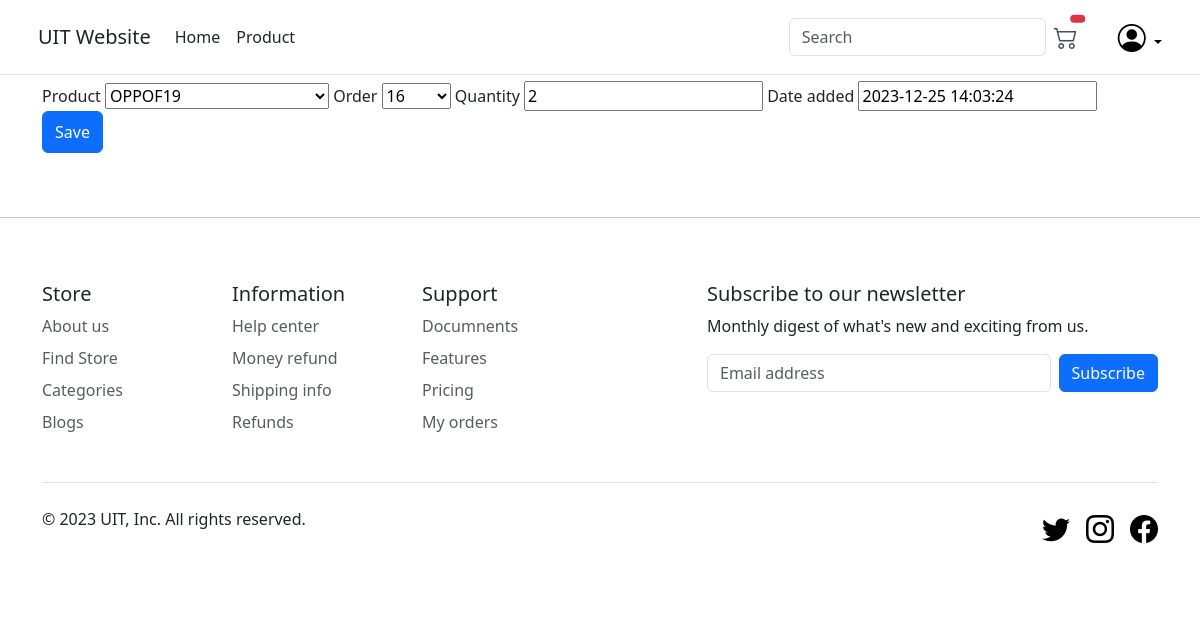
Before: /update_orderitem/78 (signed in) with the older database file.
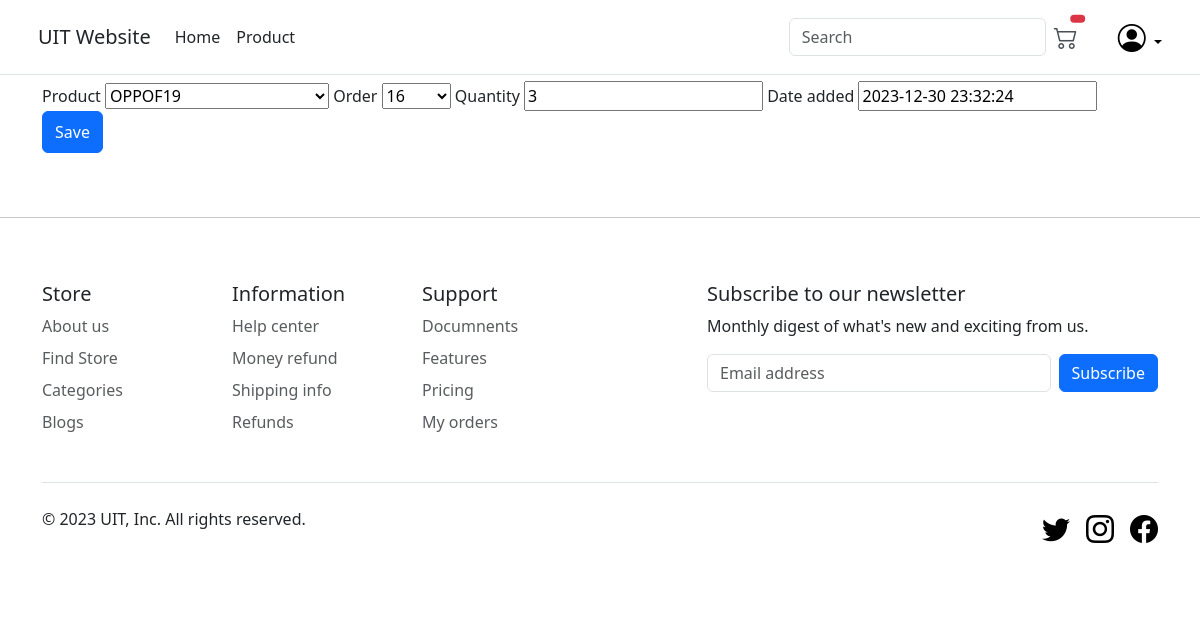
After: the same page with the newer database file.
### main/models.py (models this page shows, shortened)
class OrderItem(models.Model):
    product = models.ForeignKey(Product, on_delete=models.CASCADE, blank=True,null=True)
    order = models.ForeignKey(Order, on_delete=models.CASCADE, blank=True,null=True)
    quantity = models.IntegerField(default=0, null=True, blank=True)
    date_added = models.DateTimeField(default=datetime.datetime.now())

### main/decorators.py (the view)
        def wraper_func(request, *args, **kwargs):
            if request.user.groups.exists():
                for group in request.user.groups.all():
                    if group.name in allowed_roles:
                        return view_func(request, *args, **kwargs)
                    else:
                        return HttpResponse('You are not authorize to view this page')
            else:
                return HttpResponse('You are not authorize to view this page')

### main/forms.py
class OrderItemForm(ModelForm):
    class Meta:
        model = OrderItem
        fields = '__all__'

### main/models.py (called while the page is built)
    def __str__(self):
        return self.name

    def __str__(self):
        return str(self.id)

### main/views.py (called while the page is built, shortened)
@login_required(login_url='login')
@allowed_users(allowed_roles=['admin'])
def updateOrderItem(request, pk):   # admin update
    orderItem = OrderItem.objects.get(id=pk)
    form = OrderItemForm(instance=orderItem)
    context = {
        'form': form,
    }
    return render(request, 'main/orderitem_form.html', context)

### main/templates/main/orderitem_form.html (shortened to what this page needs)
{% extends "main/base.html" %}
{% load static %}
{% block content %}
<form method="POST" action="">
    {{form.product.label}}
    {{form.product}}
    {{form.order.label}}
    {{form.order}}
    {{form.quantity.label}}
    {{form.quantity}}
    {{form.date_added.label}}
    {{form.date_added}}
    <button class="btn btn-primary w-10 py-2" type="submit" value="Save">Save</button>
</form>
{% endblock content %}

Changed rows visible on the page:
changed OrderItem "OPPOF19": quantity "2" → "3"; date_added "2023-12-25 14:03:24" → "2023-12-30 23:32:24"
